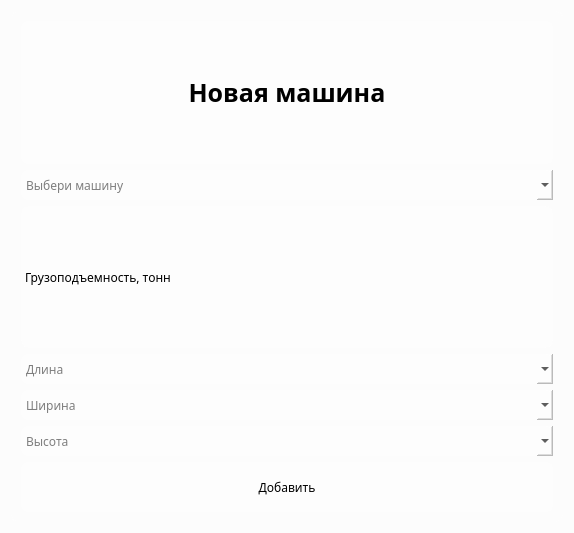
<?xml version="1.0" encoding="UTF-8"?>
<ui version="4.0">
 <class>Dialog</class>
 <widget class="QDialog" name="Dialog">
  <property name="geometry">
   <rect>
    <x>0</x>
    <y>0</y>
    <width>574</width>
    <height>533</height>
   </rect>
  </property>
  <property name="windowTitle">
   <string>Dialog</string>
  </property>
  <property name="styleSheet">
   <string notr="true">background-color: rgba(250,250,250,100);
font-family: Noto Sans;
color: black;
</string>
  </property>
  <layout class="QVBoxLayout" name="verticalLayout_2">
   <item>
    <widget class="QFrame" name="frame">
     <property name="styleSheet">
      <string notr="true">background-color: rgba(255, 255, 255, 30);
border: 1px solid rgba(255, 255, 255, 40);
border-radius: 7px;
color: black;
</string>
     </property>
     <property name="frameShape">
      <enum>QFrame::Shape::StyledPanel</enum>
     </property>
     <property name="frameShadow">
      <enum>QFrame::Shadow::Raised</enum>
     </property>
     <layout class="QVBoxLayout" name="verticalLayout">
      <item>
       <widget class="QLabel" name="label">
        <property name="styleSheet">
         <string notr="true">font-size: 25px; 
border: none;
font-weight: bold;
background-color: rgba(255,255,255,100);
color: black;</string>
        </property>
        <property name="text">
         <string>Новая машина</string>
        </property>
        <property name="alignment">
         <set>Qt::AlignmentFlag::AlignCenter</set>
        </property>
       </widget>
      </item>
      <item>
       <widget class="QComboBox" name="type">
        <property name="enabled">
         <bool>true</bool>
        </property>
        <property name="acceptDrops">
         <bool>false</bool>
        </property>
        <property name="whatsThis">
         <string/>
        </property>
        <property name="accessibleName">
         <string/>
        </property>
        <property name="autoFillBackground">
         <bool>false</bool>
        </property>
        <property name="styleSheet">
         <string notr="true">height:30px;
background-color: rgba(255,255,255,100);
border: none;</string>
        </property>
        <property name="currentIndex">
         <number>-1</number>
        </property>
        <property name="placeholderText">
         <string>Выбери машину</string>
        </property>
        <property name="frame">
         <bool>true</bool>
        </property>
        <item>
         <property name="text">
          <string>Газель</string>
         </property>
        </item>
        <item>
         <property name="text">
          <string>Бычок</string>
         </property>
        </item>
        <item>
         <property name="text">
          <string>MAN-10</string>
         </property>
        </item>
        <item>
         <property name="text">
          <string>Фура</string>
         </property>
        </item>
       </widget>
      </item>
      <item>
       <widget class="QLabel" name="label_2">
        <property name="styleSheet">
         <string notr="true">background-color: rgba(255,255,255,100);</string>
        </property>
        <property name="text">
         <string>Грузоподъемность, тонн</string>
        </property>
       </widget>
      </item>
      <item>
       <widget class="QComboBox" name="comboBox_2">
        <property name="styleSheet">
         <string notr="true">height: 30px;
background-color: rgba(255,255,255,100);
border: none;</string>
        </property>
        <property name="placeholderText">
         <string>Длина</string>
        </property>
       </widget>
      </item>
      <item>
       <widget class="QComboBox" name="comboBox_3">
        <property name="styleSheet">
         <string notr="true">height: 30px;
background-color: rgba(255,255,255,100);
border: none;</string>
        </property>
        <property name="placeholderText">
         <string>Ширина</string>
        </property>
       </widget>
      </item>
      <item>
       <widget class="QComboBox" name="comboBox_4">
        <property name="styleSheet">
         <string notr="true">height: 30px;
background-color: rgba(255,255,255,100);
border:none;
</string>
        </property>
        <property name="placeholderText">
         <string>Высота</string>
        </property>
       </widget>
      </item>
      <item>
       <widget class="QPushButton" name="pushButton">
        <property name="styleSheet">
         <string notr="true">height: 50px;
background-color: rgba(255,255,255,100);
border:none;</string>
        </property>
        <property name="text">
         <string>Добавить</string>
        </property>
       </widget>
      </item>
     </layout>
    </widget>
   </item>
  </layout>
 </widget>
 <resources/>
 <connections/>
</ui>
